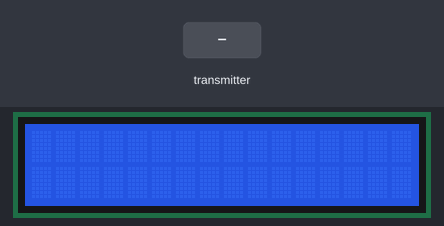
Bench run of a sketch on a simulated ESP32. On the bench: 16×2 character LCD. Inputs (shaded band) come from the test bench. What the sketch prints to the serial monitor is not drawn.

Above: at 1.2 s.
1.3 s: the transmitter starts sending a = 0
At 2.5 s:
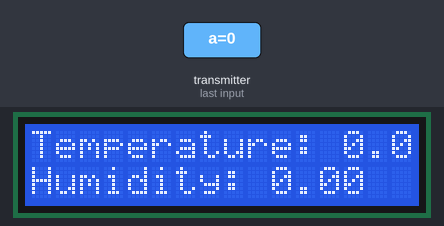
2.8 s: the transmitter starts sending b = 25
At 3.7 s:
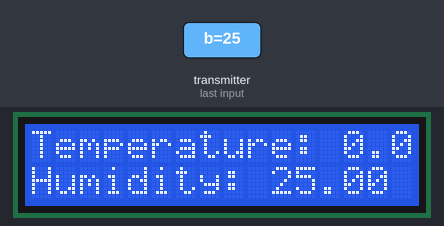
4.3 s: the transmitter starts sending a = 25
At 4.8 s:
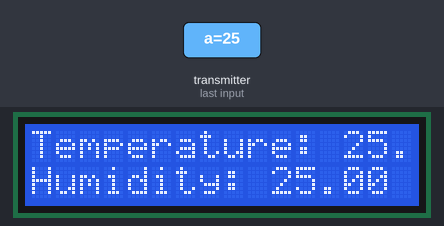
5.8 s: the transmitter starts sending b = 50
At 7.2 s:
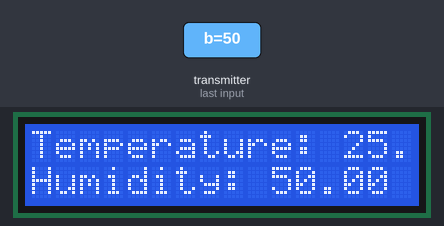
Timing chart, 0 to 8.3 s (numbered marks = the images above; inputs shaded):
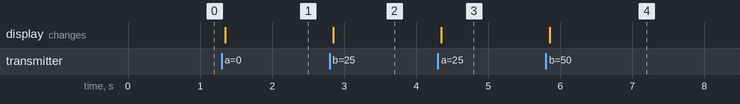

The sketch:

espnow_dhtsiz.ino
```cpp
#include <WiFi.h>
#include <esp_now.h>
#include <Wire.h>
#include <LiquidCrystal_I2C.h>


typedef struct struct_message {
    float a;
    float b;
} struct_message;
struct_message myData;
LiquidCrystal_I2C lcd(0x27, 16, 2);


void OnDataRecv(const uint8_t * mac, const uint8_t *incomingData, int len)
{
  memcpy(&myData, incomingData, sizeof(myData));


  Serial.print("Temp: ");
  Serial.println(myData.a);

  Serial.print("Humidity: ");
  Serial.println(myData.b);

  lcd.clear();
  lcd.setCursor(0, 0);
  lcd.print("Temperature: ");
  lcd.print(myData.a);
  lcd.write(0xDF);
  lcd.print("C");
  lcd.setCursor(0, 1);
  lcd.print("Humidity: ");
  lcd.print(myData.b);
}

void setup() {

  Serial.begin(115200);


  lcd.init();
  lcd.backlight();

  WiFi.mode(WIFI_STA);//ESP32 STATION modunda başlat.

  if (esp_now_init() != 0) {
    Serial.println("Error initializing ESP-NOW");
    return;
  }
  esp_now_register_recv_cb(OnDataRecv);
}

void loop() {}
```

Measured:
- after the input at 1.3 s, the display: changes after 0.05 s (image 1)
- after the input at 2.8 s, the display: changes after 0.05 s (image 2)
- after the input at 4.3 s, the display: changes after 0.05 s (image 3)
- after the input at 5.8 s, the display: changes after 0.05 s (image 4)
